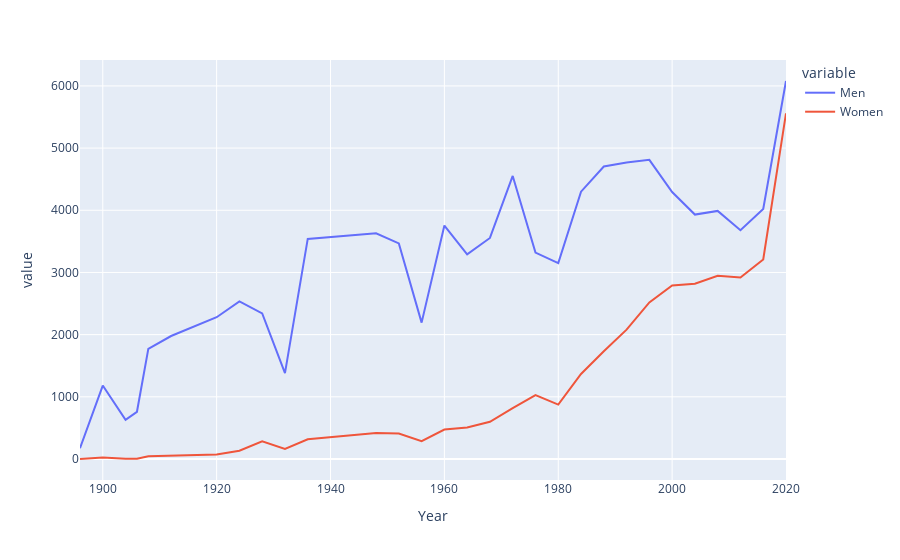

This figure's notebook cell:
### Code cell
lin2 = pe.line(men_and_women,x='Year',y=['Men','Women'])
lin2.show()

### Figure 1 — Plotly figure (JSON) as saved in the notebook; plotly's stock layout.template omitted (floating-point values rounded to 4 significant figures)
{"data": [{"hovertemplate": "variable=Men<br>Year=%{x}<br>value=%{y}<extra></extra>", "legendgroup": "Men", "line": {"color": "#636efa", "dash": "solid"}, "marker": {"symbol": "circle"}, "mode": "lines", "name": "Men", "orientation": "v", "showlegend": true, "type": "scatter", "x": [1896, 1900, 1904, 1906, 1908, 1912, 1920, 1924, 1928, 1932, 1936, 1948, 1952, 1956, 1960, 1964, 1968, 1972, 1976, 1980, 1984, 1988, 1992, 1996, 2000, 2004, 2008, 2012, 2016, 2020], "xaxis": "x", "y": [174, 1181, 629, 759, 1772, 1978, 2280, 2535, 2342, 1382, 3539, 3629, 3468, 2193, 3755, 3290, 3555, 4552, 3320, 3151, 4299, 4704, 4769, 4811, 4294, 3931, 3990, 3679, 4022, 6079], "yaxis": "y"}, {"hovertemplate": "variable=Women<br>Year=%{x}<br>value=%{y}<extra></extra>", "legendgroup": "Women", "line": {"color": "#EF553B", "dash": "solid"}, "marker": {"symbol": "circle"}, "mode": "lines", "name": "Women", "orientation": "v", "showlegend": true, "type": "scatter", "x": [1896, 1900, 1904, 1906, 1908, 1912, 1920, 1924, 1928, 1932, 1936, 1948, 1952, 1956, 1960, 1964, 1968, 1972, 1976, 1980, 1984, 1988, 1992, 1996, 2000, 2004, 2008, 2012, 2016, 2020], "xaxis": "x", "y": [0, 23, 6, 6, 44, 53, 73, 132, 285, 162, 316, 420, 409, 288, 473, 507, 599, 818, 1028, 875, 1368, 1734, 2080, 2518, 2790, 2820, 2947, 2919, 3209, 5559], "yaxis": "y"}], "layout": {"legend": {"title": {"text": "variable"}, "tracegroupgap": 0}, "margin": {"t": 60}, "xaxis": {"anchor": "y", "domain": [0, 1], "title": {"text": "Year"}}, "yaxis": {"anchor": "x", "domain": [0, 1], "title": {"text": "value"}}}}
